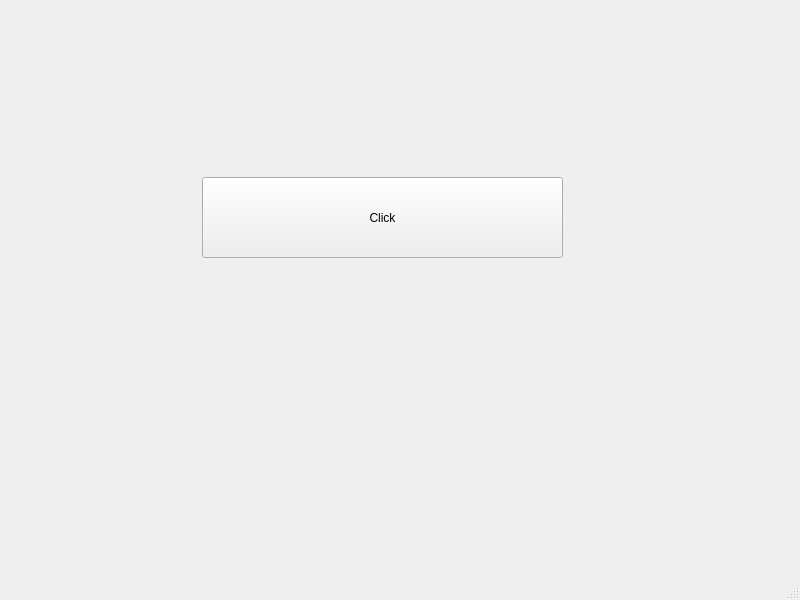
<?xml version="1.0" encoding="UTF-8"?>
<ui version="4.0">
 <class>MainWindow</class>
 <widget class="QMainWindow" name="MainWindow">
  <property name="geometry">
   <rect>
    <x>0</x>
    <y>0</y>
    <width>800</width>
    <height>600</height>
   </rect>
  </property>
  <property name="windowTitle">
   <string>MainWindow</string>
  </property>
  <widget class="QWidget" name="centralwidget">
   <widget class="QPushButton" name="popup">
    <property name="geometry">
     <rect>
      <x>202</x>
      <y>177</y>
      <width>361</width>
      <height>81</height>
     </rect>
    </property>
    <property name="text">
     <string>Click</string>
    </property>
   </widget>
  </widget>
  <widget class="QMenuBar" name="menubar">
   <property name="geometry">
    <rect>
     <x>0</x>
     <y>0</y>
     <width>800</width>
     <height>26</height>
    </rect>
   </property>
  </widget>
  <widget class="QStatusBar" name="statusbar"/>
 </widget>
 <resources/>
 <connections/>
</ui>
